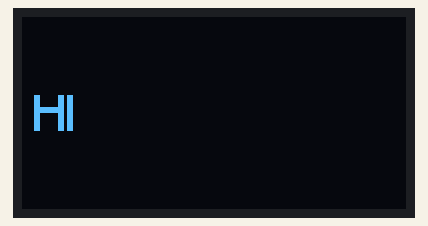
Simulated run of this program. Board: ESP32-C6. Parts: 128×64 one-colour display. What the program prints to the serial monitor is not drawn.

Above: at 0.94 s.
At 2.58 s:
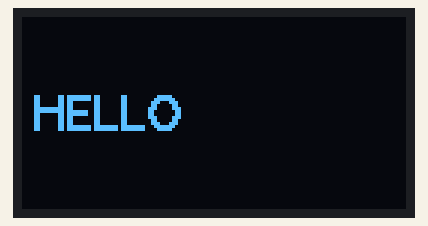
At 4.76 s:
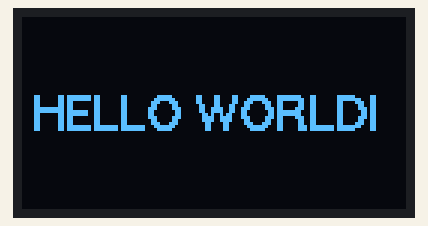
At 16.53 s:
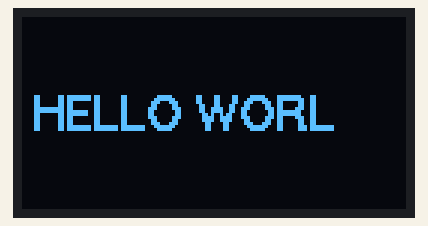
At 26.96 s:
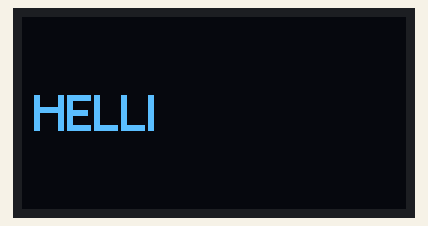
At 37.62 s:
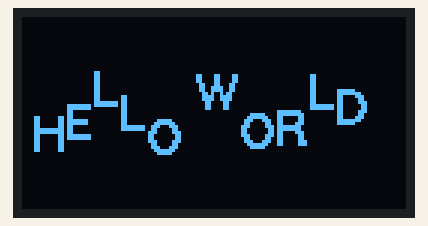

The program:

main.cpp
```cpp
#include <Arduino.h>
#include <Wire.h>
#include <U8g2lib.h>
#include <math.h>

// Header pins on the ESP32-C6-ePaper-1.54. SDA/SCL are the shared I2C bus.
static constexpr int kSdaPin = 18;
static constexpr int kSclPin = 8;

#if defined(OLED_128X32)
static U8G2_SSD1306_128X32_UNIVISION_F_HW_I2C display(
    U8G2_R0, U8X8_PIN_NONE, kSclPin, kSdaPin);
#elif defined(OLED_SH1106)
static U8G2_SH1106_128X64_NONAME_F_HW_I2C display(
    U8G2_R0, U8X8_PIN_NONE, kSclPin, kSdaPin);
#else
static U8G2_SSD1306_128X64_NONAME_F_HW_I2C display(
    U8G2_R0, U8X8_PIN_NONE, kSclPin, kSdaPin);
#endif

static const char kMessage[] = "HELLO WORLD";

static void scanI2c() {
  Serial.println("I2C scan (onboard chips will show up too):");
  int found = 0;
  for (uint8_t addr = 1; addr < 127; ++addr) {
    Wire.beginTransmission(addr);
    if (Wire.endTransmission() == 0) {
      Serial.printf("  0x%02X\n", addr);
      found++;
    }
  }
  if (found == 0) {
    Serial.println("  (none)");
  }
}

static bool devicePresent(uint8_t addr) {
  Wire.beginTransmission(addr);
  return Wire.endTransmission() == 0;
}

static uint8_t waitForOled() {
  for (;;) {
    if (devicePresent(0x3C)) {
      return 0x3C;
    }
    if (devicePresent(0x3D)) {
      return 0x3D;
    }
    scanI2c();
    Serial.println("No OLED at 0x3C or 0x3D. VCC -> 3V3, GND -> GND, SDA -> SDA, SCL -> SCL.");
    delay(1000);
  }
}

void setup() {
  Serial.begin(115200);
  delay(300);

  Wire.begin(kSdaPin, kSclPin);
  Wire.setClock(400000);

  const uint8_t addr = waitForOled();
  Serial.printf("OLED at 0x%02X\n", addr);
  display.setI2CAddress(static_cast<uint8_t>(addr << 1));
  display.begin();
  display.setFont(u8g2_font_helvB12_tr);
  if (display.getStrWidth(kMessage) > display.getDisplayWidth() - 2) {
    display.setFont(u8g2_font_helvB08_tr);
  }
  display.setFontPosBaseline();
}

void loop() {
  static uint32_t frame = 0;

  const int width = display.getDisplayWidth();
  const int height = display.getDisplayHeight();
  const int textWidth = display.getStrWidth(kMessage);
  const int originX = (width - textWidth) / 2;
  const int restBaseline = height / 2 + display.getAscent() / 2;
  const int amplitude = height >= 64 ? 8 : 3;

  // Type the phrase, wave it, then start over.
  const int typeFrames = static_cast<int>(strlen(kMessage)) * 6 + 8;
  const int waveFrames = 140;
  const int cycle = typeFrames + waveFrames;
  const int tick = static_cast<int>(frame % cycle);

  int visible = static_cast<int>(strlen(kMessage));
  bool waving = true;
  bool cursor = false;
  if (tick < typeFrames) {
    visible = min(visible, tick / 6);
    waving = false;
    cursor = (tick / 4) % 2 == 0;
  }

  display.clearBuffer();

  int cursorX = originX;
  for (int i = 0; i < visible; ++i) {
    char glyph[2] = {kMessage[i], '\0'};
    int baseline = restBaseline;
    if (waving) {
      const float phase = (static_cast<int>(frame) + i * 8) * 0.22f;
      baseline += static_cast<int>(lroundf(sinf(phase) * amplitude));
    }
    display.drawStr(cursorX, baseline, glyph);
    cursorX += display.getStrWidth(glyph);
  }

  if (cursor && cursorX < width - 2) {
    const int cursorTop = restBaseline - display.getAscent();
    display.drawBox(cursorX + 1, cursorTop, 2, display.getAscent());
  }

  display.sendBuffer();
  frame++;
  delay(33);
}
```
